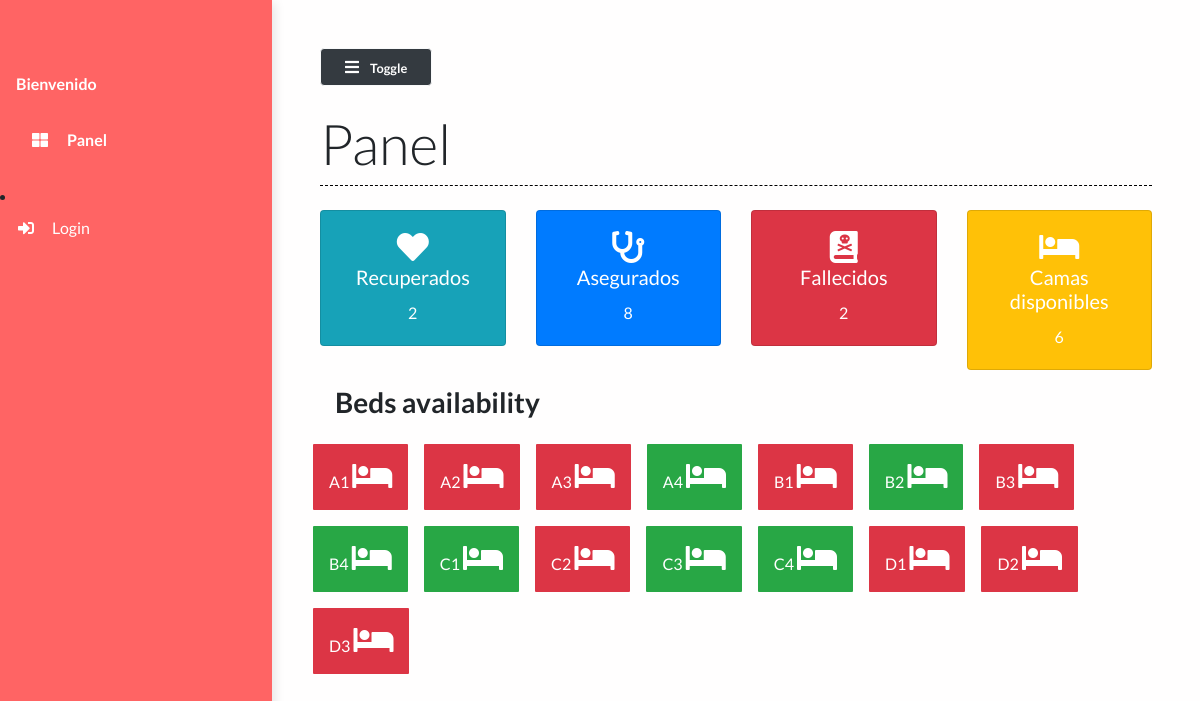
Before: / with the older database file.
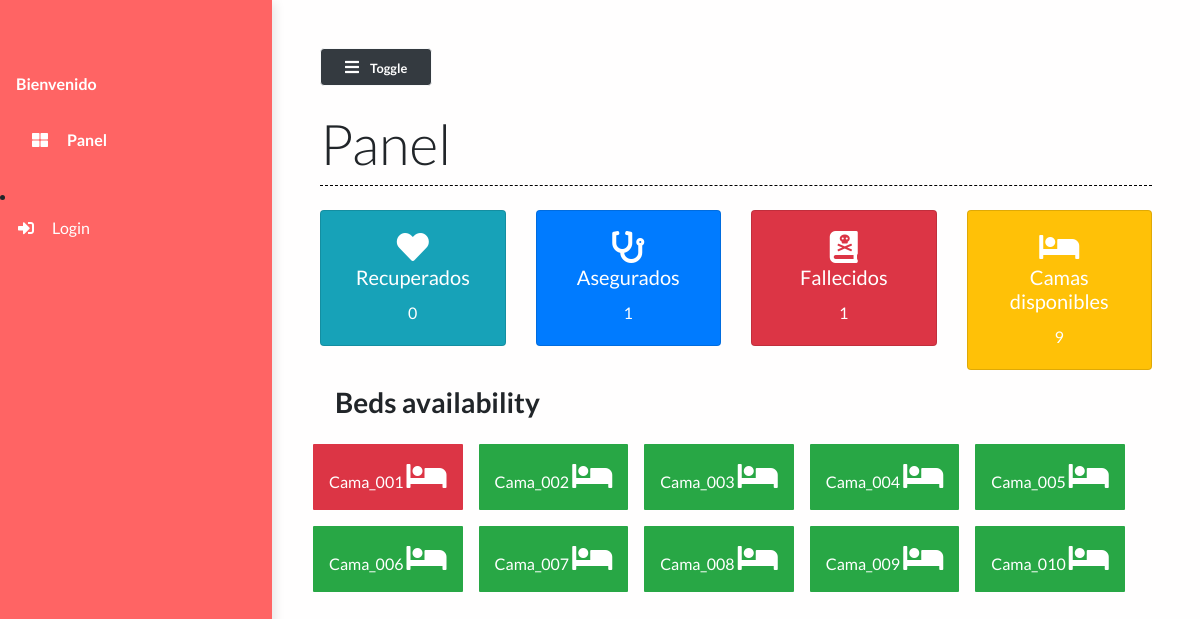
After: the same page with the newer database file.
### main/models.py (models this page shows)
class Bed(models.Model):
    bed_number = models.CharField(max_length=50)
    occupied = models.BooleanField()
    def __str__(self):
        return self.bed_number

### main/views.py (the view)
# urls.py: path("", views.dashboard, name="dashboard"),
def dashboard(request):
    patients = Patient.objects.all()
    patient_count = patients.count()
    patients_recovered = Patient.objects.filter(status="Recovered")
    patients_deceased = Patient.objects.filter(status="Deceased")
    deceased_count = patients_deceased.count()
    recovered_count = patients_recovered.count()
    beds = Bed.objects.all()
    beds_available = Bed.objects.filter(occupied=False).count()
    context = {
        'patient_count': patient_count,
        'recovered_count': recovered_count,
        'beds_available': beds_available,
        'deceased_count':deceased_count,
        'beds':beds
    }
    print(patient_count)
    return render(request, 'main/dashboard.html', context)

### main/templates/main/dashboard.html (shortened to what this page needs)
{% extends 'main/base.html' %}
{% load static %}
{% block contentTitle %}
Panel
{% endblock contentTitle %}
{% block content %}
<div class="row row-cols-1 row-cols-md-3 g-4">
    <div class="col">
        <div class="card text-white text-center bg-info bg-gradient">
            <div class="card-body">
                <i class="fas fa-heart fa-2x text-white-300"></i>
                <h5 class="card-title">Recuperados</h5>
                <p class="card-text">{{ recovered_count }}</p>
            </div>
        </div>
    </div>
    <div class="col">
        <div class="card text-white text-center bg-primary ">
            <div class="card-body">
                <i class="fas fa-stethoscope fa-2x text-white-300"></i>
                <h5 class="card-title">Asegurados</h5>
                <p class="card-text">{{ patient_count }}</p>
            </div>
        </div>
    </div>
    <div class="col">
        <div class="card text-white text-center bg-danger ">
            <div class="card-body">
                <i class="fas fa-book-dead fa-2x text-white-300"></i>
                <h5 class="card-title">Fallecidos</h5>
                <p class="card-text">{{ deceased_count }}</p>
            </div>
        </div>
    </div>
    <div class="col">
        <div class="card text-white text-center bg-warning ">
            <div class="card-body">
                <i class="fas fa-bed fa-2x text-white-300"></i>
                <h5 class="card-title">Camas disponibles</h5>
                <p class="card-text">{{ beds_available }}</p>
            </div>
        </div>
    </div>
</div>
<div class="container">
    <h3 class="font-weight-bold my-3">Beds availability</h3>
</div>
<div class="row">
    {% for bed in beds %}
    <div class="
                {% if bed.occupied == True %}
                bg-danger
                {% elif bed.occupied == False %}
                bg-success
                {% endif %}
                grid-box my-2 mx-2 py-3 px-3 text-white">{{ bed }}
                <i class="fas fa-bed fa-2x text-white-300"></i>
            </div>
    {% endfor %}
</div>
{% endblock content %}

### main/templates/main/base.html (shortened to what this page needs)
{% load static %}
<!DOCTYPE html>
<html lang="en">
<head>
  <link rel="stylesheet" href="https://maxcdn.bootstrapcdn.com/bootstrap/4.0.0/css/bootstrap.min.css"
 />
  <link rel="stylesheet" href="https://cdnjs.cloudflare.com/ajax/libs/font-awesome/5.14.0/css/all.min.css"
 />
  <link rel="stylesheet" href="{% static 'styles/base.css' %}" type="text/css" />
  <link rel="stylesheet" href="//code.jquery.com/ui/1.12.1/themes/base/jquery-ui.css">
</head>
<body>
  <div class="vertical-nav" id="sidebar">
    <div class="py-4 px-3 mb-4">
    </div>
    <p class="text-white font-weight-bold px-3 pb-4 mb-0">
      Bienvenido {{user.first_name}}
    </p>
    <p class="text-gray font-weight-bold px-3 pb-4 mb-0">
      <a href="{% url 'dashboard' %}" class="nav-link text-white">
        <i class="fa fa-th-large mr-3 text-primary"></i> Panel </a>
    </p>
      {% if request.user.is_authenticated == False %}
      <li class="nav-item">
        <a href="{% url 'login' %}" class="nav-link text-white">
          <i class="fa fa-sign-in-alt mr-3 text-primary fa-fw"></i>Login
        </a>
      </li>
      {% else %}
      <li class="nav-item">
        <a href="{% url 'logout' %}" class="nav-link text-white">
          <i class="fa fa-sign-out-alt mr-3 text-primary fa-fw"></i>Salir
        </a>
      </li>
      {% endif %}
  </div>
  <div class="page-content p-5" id="content">
    <button id="sidebarCollapse" class="btn btn-light bg-dark rounded-pill shadow-sm px-4 mb-4" type="button">
      <i class="fa fa-bars mr-2 text-primary"></i>
      <small class="font-weight-bold text-primary">
        Toggle
      </small>
    </button>
    <h2 class="display-4 ">{% block contentTitle %}{% endblock contentTitle %}
    </h2>
    <div class="seperator mt-1 mb-4"></div>
    {% block content %}{% endblock content %}
  </div>
</body>
</html>

### static/styles/base.css (style rules this page uses)
body { background: #fffefe; min-height: 100vh; overflow-x: hidden; font-family:Lato,'Helvetica Neue',Helvetica,Arial,sans-serif; }
.vertical-nav { background: #ff6464 !important; min-width: 17rem; height: 100vh; position: fixed; top: 0; left: 0; box-shadow: 3px 3px 10px rgba(0, 0, 0, 0.1); transition: all 0.4s; }
.page-content { width: calc(100% -17rem); margin-left: 17rem; transition: all 0.4s; }
.seperator { margin: 3rem 0; border-bottom: 1px dashed #000000; }
.nav-link { text-transform: capitalize; }
.text-primary { color: #fff !important; }
.grid-box { border-radius: 1px; }

Changed rows visible on the page:
removed Bed: bed_number "A1", occupied True (drawn)
removed Bed: bed_number "A2", occupied True (drawn)
removed Bed: bed_number "A3", occupied True (drawn)
removed Bed: bed_number "A4"
removed Bed: bed_number "B1", occupied True (drawn)
removed Bed: bed_number "B2"
removed Bed: bed_number "B3", occupied True (drawn)
removed Bed: bed_number "B4"
removed Bed: bed_number "C1"
removed Bed: bed_number "C2", occupied True (drawn)
removed Bed: bed_number "C3"
removed Bed: bed_number "C4"
removed Bed: bed_number "D1", occupied True (drawn)
removed Bed: bed_number "D2", occupied True (drawn)
removed Bed: bed_number "D3", occupied True (drawn)
added Bed: bed_number "Cama_001", occupied True (drawn)
added Bed: bed_number "Cama_002"
added Bed: bed_number "Cama_003"
added Bed: bed_number "Cama_004"
added Bed: bed_number "Cama_005"
added Bed: bed_number "Cama_006"
added Bed: bed_number "Cama_007"
added Bed: bed_number "Cama_008"
added Bed: bed_number "Cama_009"
added Bed: bed_number "Cama_010"
Other visible differences:
{{ recovered_count }}: "2" → "0"
{{ patient_count }}: "8" → "1"
{{ deceased_count }}: "2" → "1"
{{ beds_available }}: "6" → "9"
